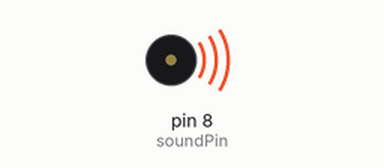
This sketch was run on a simulated Arduino Uno, built with avr-gcc and run on an emulated ATmega328P. Parts: buzzer (waves = sounding).

Above: at 0.2 s.
At 2.7 s:
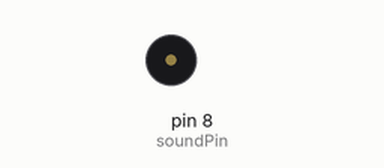
Timing chart, 0 to 4.6 s (numbered marks = the images above):
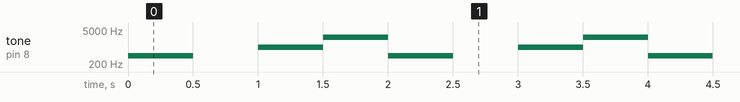

Measured:
- by itself, tone on pin 8 (soundPin): repeats every 2.0 s: silent 0.50 s, 1000 Hz 0.50 s, 2500 Hz 0.50 s, 440 Hz 0.50 s

The sketch:

sound.ino
```cpp
const int soundPin = 8;
const int toneLen = 500;

void setup() {

}

void loop() {
  tone(soundPin, 440, toneLen);
  delay(toneLen);
  delay(toneLen);

  tone(soundPin, 1000, toneLen);
  delay(toneLen);

  tone(soundPin, 2500, toneLen);
  delay(toneLen);

}
```
